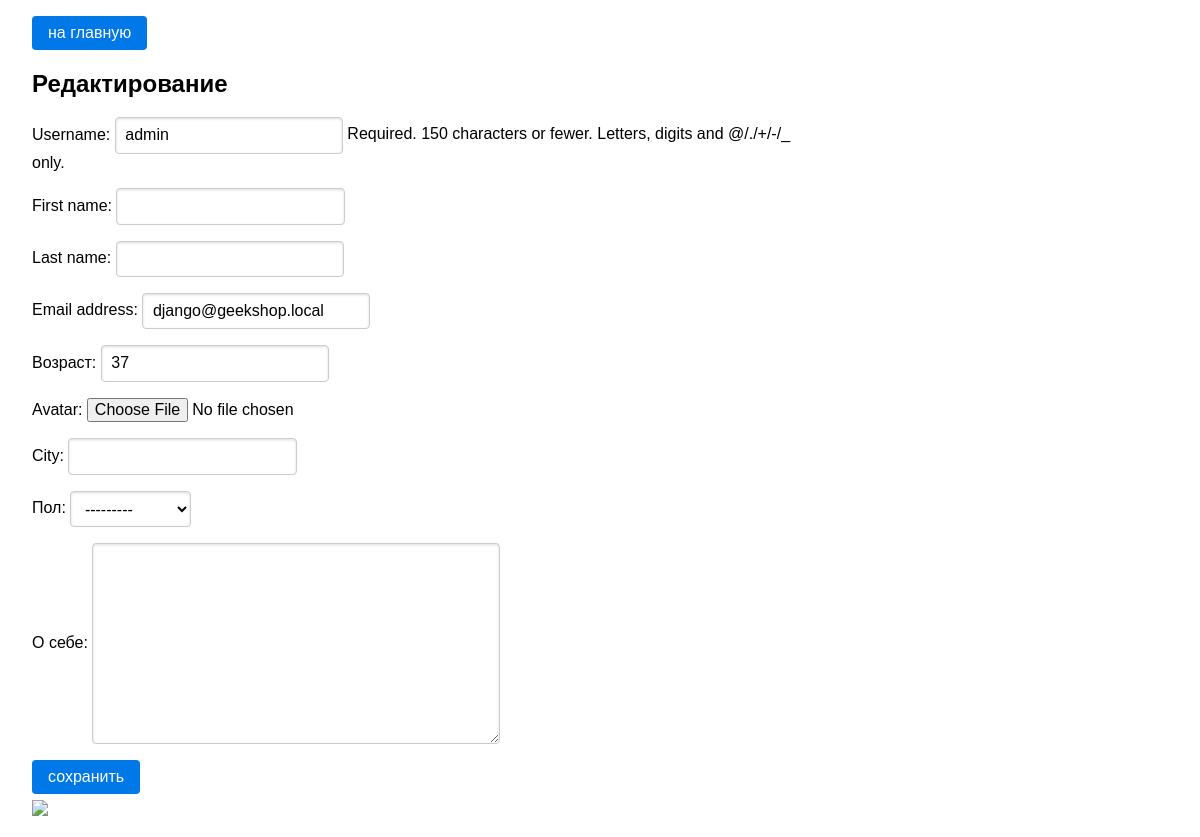
Screenshot of /auth/edit/ (signed in) with the database file from the repository.
### authapp/models.py (models this page shows, shortened)
class ShopUser(AbstractUser):
    city = models.CharField(max_length=64, blank=True)
    avatar = models.ImageField(upload_to='users_avatars', blank=True)
    activation_key = models.UUIDField(default=uuid.uuid4)
    activation_key_expires = models.DateTimeField(default=get_activation_key_expires)
    age = models.PositiveIntegerField(verbose_name='возраст', default=18)

### authapp/views.py (the view, shortened to what this page needs)
# urls.py: path('edit/', authapp.edit, name='edit'),
@transaction.atomic
@login_required
def edit(request):
    title = 'Редактирование'
    user_form = UserEditForm(instance=request.user)
    profile_form = UserProfileEditForm(instance=request.user.profile)
    return render(request,
                  'authapp/edit.html',
                  context={
                      'title': title,
                      'user_form': user_form,
                      'profile_form': profile_form
                  },
                  )

### authapp/forms.py (shortened to what this page needs)
class UserEditForm(UserChangeForm):
    class Meta:
        model = ShopUser
        fields = ('username', 'first_name', 'last_name', 'email', 'age', 'avatar', 'password', 'city')
    def __init__(self, *args, **kwargs):
        super().__init__(*args, **kwargs)
        for field_name, field in self.fields.items():
            if field_name == 'password':
                field.widget = forms.HiddenInput()

class UserProfileEditForm(forms.ModelForm):
    class Meta:
        model = ShopUserProfile
        fields = ('gender', 'about')

### basketapp/context_processors.py (called while the page is built)
def basket(request):
    return {
        'basket': getattr(request.user, 'basket', None)
    }

### mainapp/context_processors.py (called while the page is built)
def menu_links(request):
    return {
        "menu": {
            'index': 'Главная',
            'products': 'Товары',
            'contact': 'Контакты',
        }
    }

### authapp/templates/authapp/edit.html (shortened to what this page needs)
{% extends 'authapp/base.html' %}
{% load static %}
{% block content %}
    <form class="pure-form" action="{% url 'auth:edit' %}" method="post" enctype="multipart/form-data">
        {{ user_form.as_p }}
        {{ profile_form.as_p }}
        <input class="pure-button pure-button-primary button-radius" type="submit" value="сохранить">
    </form>
    <img class="user_avatar" src="/media/{{ user.avatar }}"/>
{% endblock %}

### static/css/pure-min.css (style rules this page uses)
html { line-height:1.15;-webkit-text-size-adjust:100% }
body { margin:0 }
img { border-style:none }
button,input,optgroup,select,textarea { font-family:inherit;font-size:100%;line-height:1.15;margin:0 }
button,input { overflow:visible }
button,select { text-transform:none }
[type=button],[type=reset],[type=submit],button { -webkit-appearance:button }
textarea { overflow:auto }
html { font-family:sans-serif }
.pure-button { display:inline-block;line-height:normal;white-space:nowrap;vertical-align:middle;text-align:center;cursor:pointer;-webkit-user-drag:none;-webkit-user-select:none;-moz-user-select:none;-ms-user-select:none;user-select:none;-webkit-box-sizing:border-box;box-sizing:border-box }
.pure-button { font-family:inherit;font-size:100%;padding:.5em 1em;color:rgba(0,0,0,.8);border:none transparent;background-color:#e6e6e6;text-decoration:none;border-radius:2px }
.pure-button-primary,.pure-button-selected,a.pure-button-primary,a.pure-button-selected { background-color:#0078e7;color:#fff }
.pure-form input[type=color],.pure-form input[type=date],.pure-form input[type=datetime-local],.pure-form input[type=datetime],.pure-form input[type=email],.pure-form input[type=month],.pure-form input[type=number],.pure-form input[type=password],.pure-form input[type=search],.pure-form input[type=tel],.pure-form input[type=text],.pure-form input[type=time],.pure-form input[type=url],.pure-form input[type=week],.pure-form select,.pure-form textarea { padding:.5em .6em;display:inline-block;border:1px solid #ccc;-webkit-box-shadow:inset 0 1px 3px #ddd;box-shadow:inset 0 1px 3px #ddd;border-radius:4px;vertical-align:middle;-webkit-box-sizing:border-box;box-sizing:border-box }
.pure-form select { height:2.25em;border:1px solid #ccc;background-color:#fff }
.pure-form label { margin:.5em 0 .2em }

### static/css/auth_styles.css (style rules this page uses)
.user_avatar { padding-top: 6px; max-width: 768px; }
.button-radius { border-radius: 4px; }

### rows the page displays
ShopUser: username "admin", email "django@geekshop.local", age "37"

### other values shown
{{ title }} "Редактирование"
